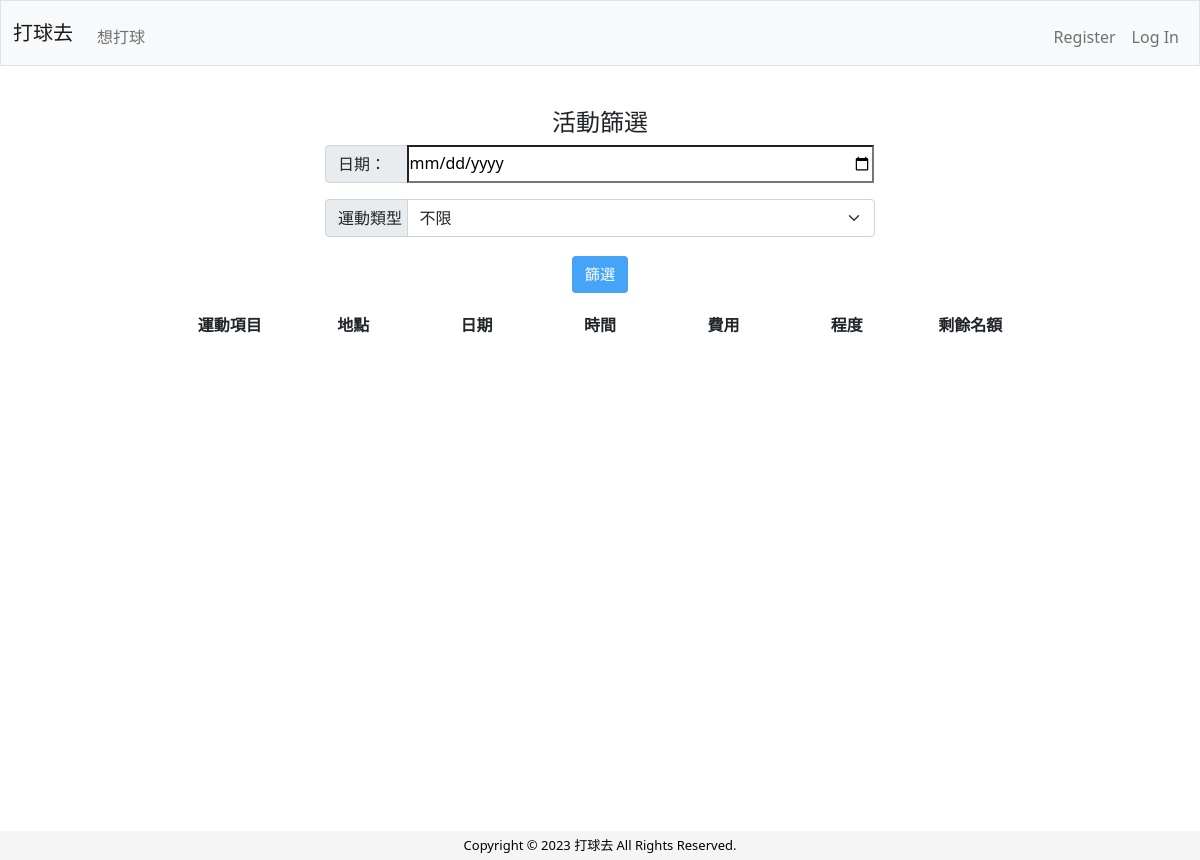
/activities/find_activity, run on an earlier commit of the app's database.
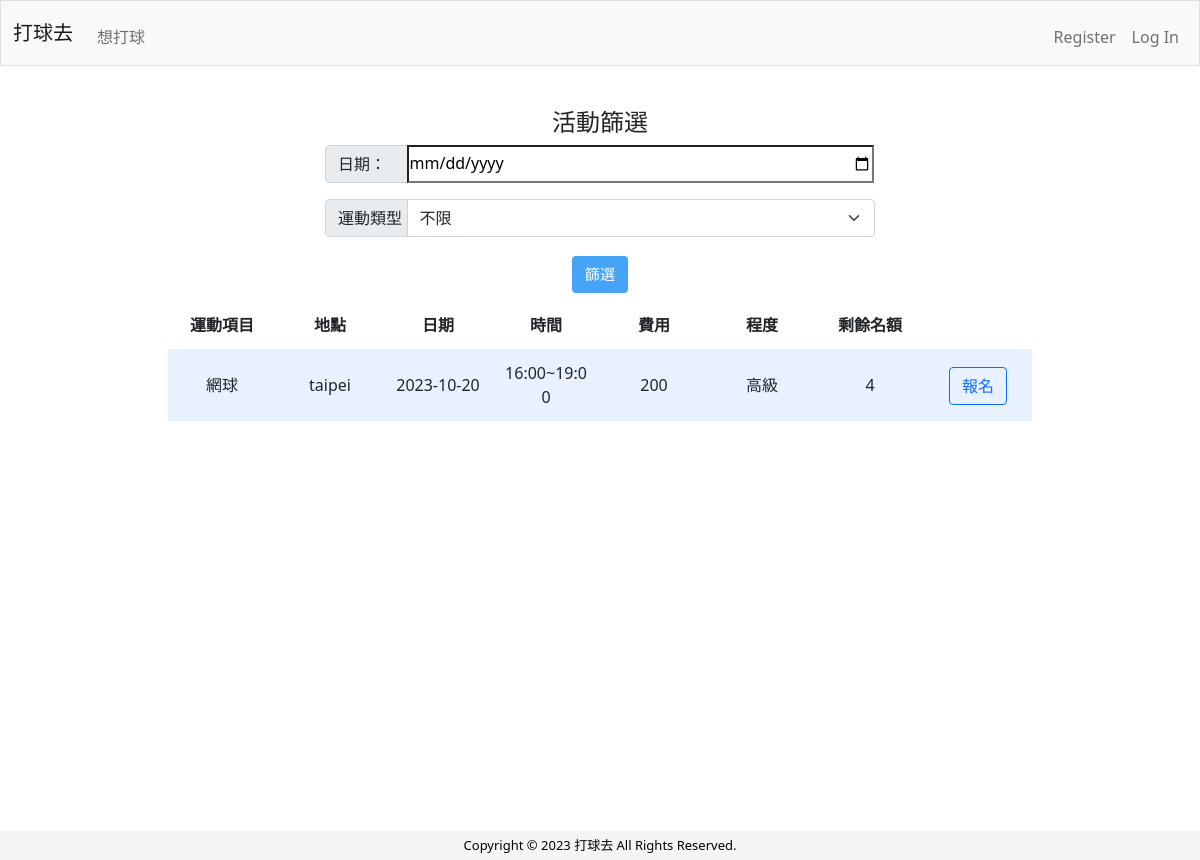
And on a later commit of the database.
### tables this page shows
CREATE TABLE activities (
id INTEGER PRIMARY KEY AUTOINCREMENT NOT NULL, 
type TEXT NOT NULL,
date TEXT NOT NULL, 
start_time TEXT NOT NULL, 
end_time TEXT NOT NULL, 
location TEXT NOT NULL,
level TEXT NOT NULL,
price TEXT, 
participants INTEGER NOT NULL,
remark TEXT, user_id INTEGER, applicants Integer NOT NULL DEFAULT 0,
FOREIGN KEY (user_id) REFERENCES users(id)
);

### activities/activities.py (the view)
@activities_bp.route("/find_activity", methods=["GET"])
def find_activity():
    date = request.args.get("date")
    sport = request.args.get("sport")
    query = "SELECT * FROM activities WHERE date >= date('now')"
    params = {}
    if date:
        query += " AND date = :date"
        params["date"] = date
    if sport:
        query += " AND type = :sport"
        params["sport"] = sport
    query += " ORDER BY date"
    activities = db.execute(query, **params)
    return render_template("find_activity.html", activities=activities)

### app.py (called while the page is built)
@app.after_request
def after_request(response):
    response.headers["Cache-Control"] = "no-cache, no-store, must-revalidate"
    response.headers["Expires"] = 0
    response.headers["Pragma"] = "no-cache"
    return response

### templates/find_activity.html (shortened to what this page needs)
{% extends "layout.html" %}
{% block main %}
<div class="container">
    <div class="">
        <h4>活動篩選</h4>
        <form action="/activities/find_activity" method="GET">
            <div class="input-group mb-3">
                <label class="input-group-text" for="filter-date">日期：</label>
                <input type="date" id="filter-date" name="date">
            </div>
            <div class="input-group mb-3">
                <label class="input-group-text" for="filter-sport">運動類型：</label>
                <select class="form-select" id="filter-sport" name="sport">
                    <option value="">不限</option>
                </select>
            </div>
            <input type="submit" value="篩選" class="btn btn-primary">
        </form>
    </div>
</div>
<div class="section">
    <table>
        <thead>
            <tr>
                <th class ="text-middle">運動項目</th>
                <th class ="text-middle">地點</th>
                <th class ="text-middle">日期</th>
                <th class ="text-middle">時間</th>
                <th class ="text-middle">費用</th>
                <th class ="text-middle">程度</th>
                <th class ="text-middle">剩餘名額</th>
            </tr>
        </thead>
        <tbody>
            {% for activity in activities %}
                <tr>
                    <td class ="text-middle">{{activity.type}}</td>
                    <td class ="text-middle">{{activity.location}}</td>
                    <td class ="text-middle">{{activity.date}}</td>
                    <td class ="text-middle">{{activity.start_time}}~{{activity.end_time}}</td>
                    <td class ="text-middle">{{activity.price}}</td>
                    <td class ="text-middle">{{activity.level}}</td>
                    <td class ="text-middle">{{activity.participants-activity.applicants}}</td>
                    <td class="text-middle">
                        {% if activity.participants-activity.applicants > 0 %}
                            <a href="/signups/signup/{{activity.id}}" class="btn btn-outline-primary">報名</a>
                        {% else %}
                            <button class="btn btn-secondary" disabled>名額已滿</button>
                        {% endif %}
                    </td>
                </tr>
            {% endfor %}
        </tbody>
    </table>
</div>
{% endblock %}

What changed in the data, as far as the page shows it:
added activities: type "網球", location "taipei", date "2023-10-20", start_time "16:00", end_time "19:00", price "200", level "高級", activity.participants-activity.applicants "4"
